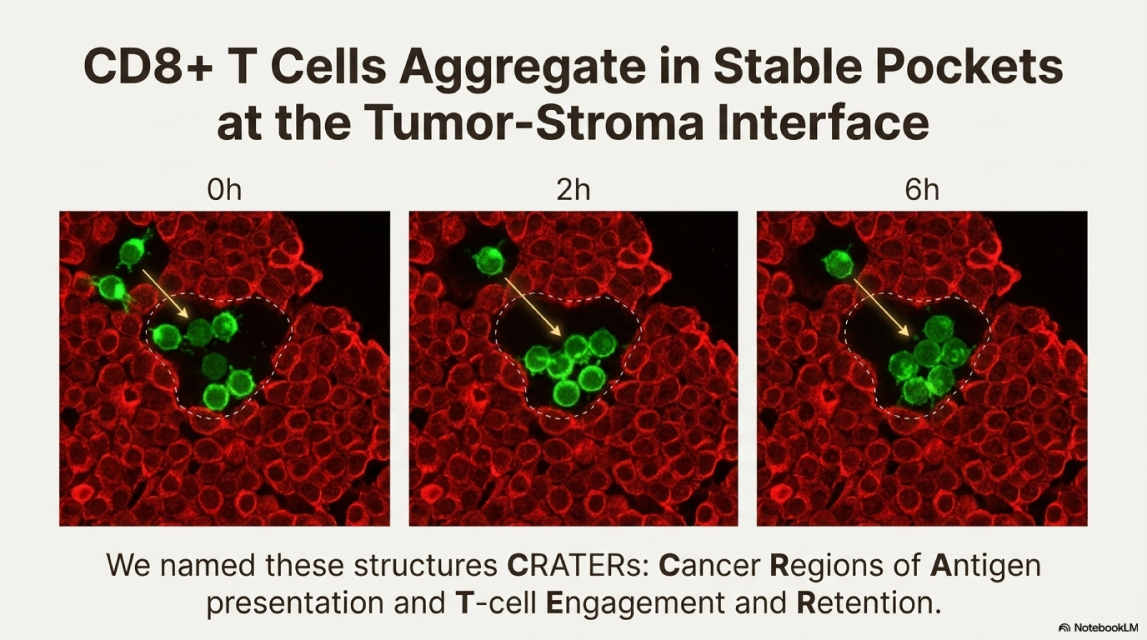
#> input picture tests/craters_pipeline_v2/page_004.png, 5734 x 3200 px, found by its file name (shown at 1/5 size)
$ python test_cv2_split.py
#> lines starting #> are read from the running program, lines starting #| are printed output that depends on the picture; after the words box and inside, x2 and y2 are one past the last pixel; in counts of white or black regions, pixels touching at a corner belong together
import cv2
import json
import os
import numpy as np

def test_split_figures():
    img_bgr = cv2.imread('tests/craters/page_004.png')
#> img_bgr is the input picture: shape (3200, 5734, 3); mean B, G, R 127.8, 134, 162.4

    # Let's say Surya gave us the massive bbox for fig_0:
    # Surya Bbox 0: Label=Figure, Bounds=[207, 1036, 5515, 2645]
    # And fig_1 (which is 3 text blocks):
    # Surya Bbox 1: Label=Table, Bounds=[1002, 872, 4714, 1029]

    # 1. Test splitting fig_0
    x1, y1, x2, y2 = 207, 1036, 5515, 2645
    crop = img_bgr[y1:y2, x1:x2]
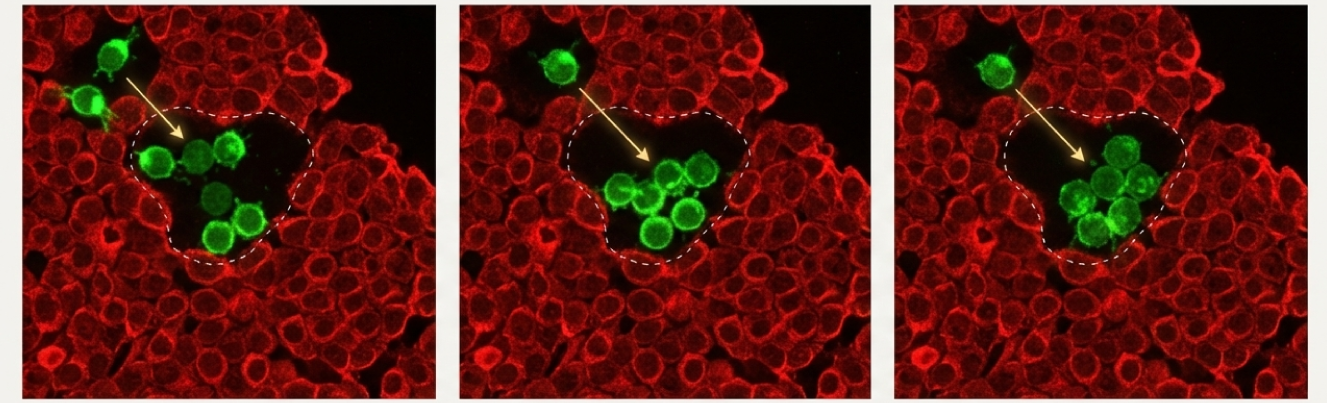
#> crop: shape (1609, 5308, 3) (shown at 1/4 size); mean B, G, R 26.2, 33.6, 92.5

    gray = cv2.cvtColor(crop, cv2.COLOR_BGR2GRAY)
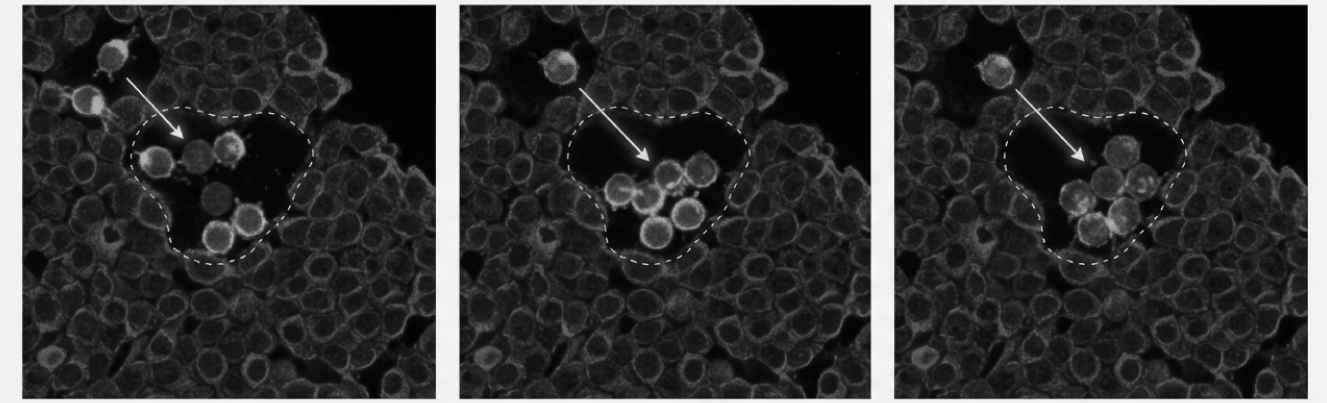
#> gray: shape (1609, 5308) (shown at 1/4 size); min 0, max 255, mean 50.3
    _, thresh = cv2.threshold(gray, 240, 255, cv2.THRESH_BINARY_INV)
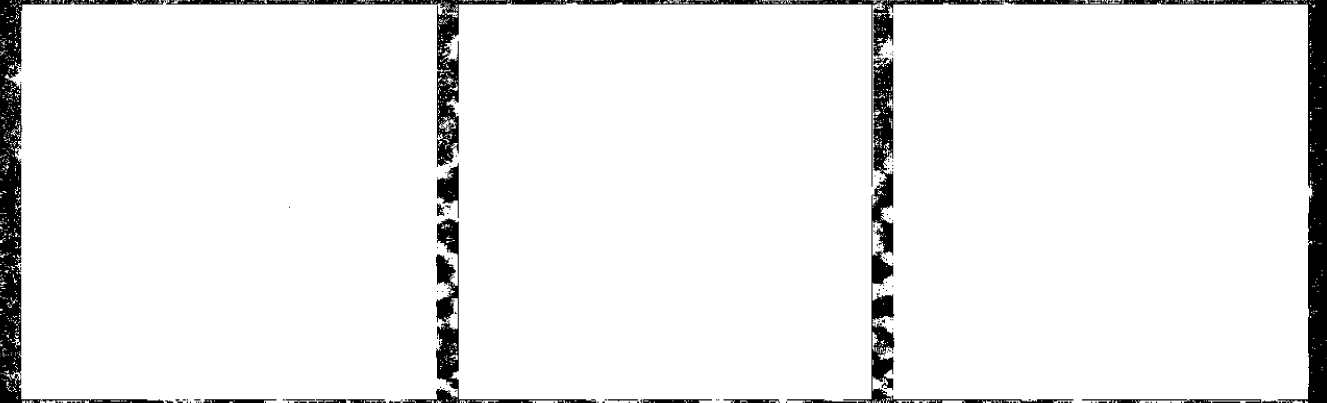
#> thresh: shape (1609, 5308) (shown at 1/4 size); 93.6% white; 157 black regions (71 under 20 px), largest, box (x1, y1, x2, y2) and area: (4019, 0, 5308, 1609) 137825, (0, 0, 664, 1609) 131642, (664, 0, 4015, 747) 104871

    # Morphological closing to group nearby pixels of the same figure
    kernel = np.ones((15, 15), np.uint8)
    closed = cv2.morphologyEx(thresh, cv2.MORPH_CLOSE, kernel)
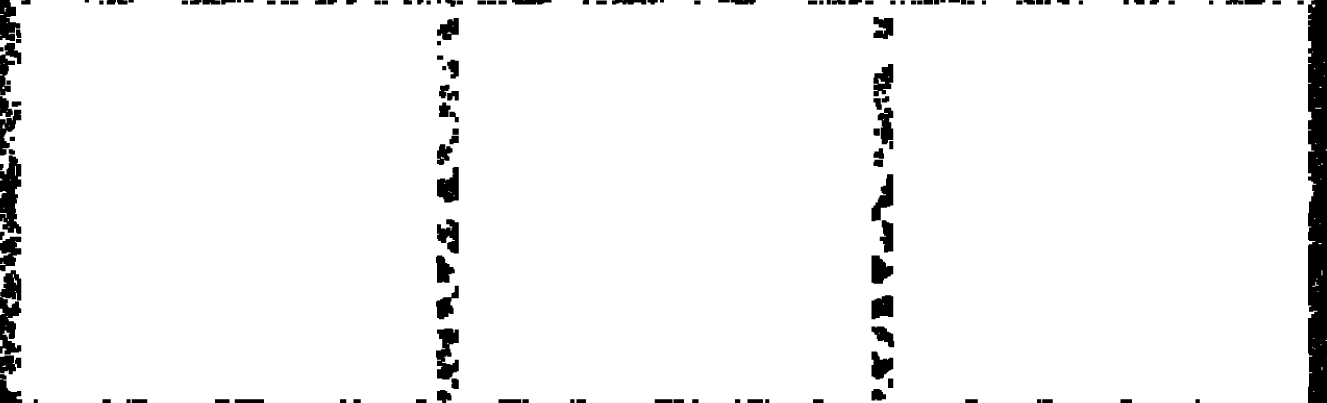
#> closed: shape (1609, 5308) (shown at 1/4 size); 95.6% white; 150 black regions

    contours, _ = cv2.findContours(closed, cv2.RETR_EXTERNAL, cv2.CHAIN_APPROX_SIMPLE)
#> contours = 65 contours, 37 with area under 20; largest, box (x1, y1, x2, y2) and area: (0, 0, 5270, 1609) 8287114, (0, 1002, 43, 1031) 458, (0, 764, 26, 793) 246, (0, 1235, 18, 1260) 225, (0, 1360, 10, 1385) 216

    print(f"Fig 0 contours found: {len(contours)}")
#| Fig 0 contours found: 65
    for i, c in enumerate(contours):
        cx, cy, cw, ch = cv2.boundingRect(c)
        if cw * ch > 1000: # Filter noise
            print(f"  sub-figure {i}: {[x1+cx, y1+cy, x1+cx+cw, y1+cy+ch]}")
#> this loop made 65 passes
#> (c, cx, cy, cw, ch) on passes 1, 2, 3, 5, 6, 7, 8, 9, 10: ([[5253, 1564], [5253, 1567], [5256, 1567], [5256, 1564]], 5253, 1564, 4, 4), ([[0, 1514], [0, 1517], [9, 1517], [9, 1514]], 0, 1514, 10, 4), ([[5286, 1468], [5286, 1480], [5289, 1480], [5289, 1468]], 5286, 1468, 4, 13), ([[5307, 1431], [5307, 1434]], 5307, 1431, 1, 4), ([[5257, 1393], [5257, 1396], [5260, 1396], [5260, 1393]], 5257, 1393, 4, 4), ([[5249, 1389], [5249, 1392], [5252, 1392], [5252, 1389]], 5249, 1389, 4, 4), ([[5282, 1377], [5282, 1380], [5285, 1380], [5285, 1377]], 5282, 1377, 4, 4), ([[5303, 1360], [5303, 1363], [5307, 1363], [5307, 1360]], 5303, 1360, 5, 4), ([[0, 1360], [0, 1384], [9, 1384], [9, 1360]], 0, 1360, 10, 25)
#> (cx, cy, cw, ch) on passes 4, 14, 17, 19, 22, 23: (10, 1460, 12, 8), (0, 1235, 18, 25), (5249, 1127, 25, 20), (56, 1114, 12, 25), (0, 1047, 22, 13), (0, 1002, 43, 29)
#|   sub-figure 22: [207, 2038, 250, 2067]
#|   sub-figure 64: [207, 1036, 5477, 2645]

    # 2. Test splitting fig_1
    x1, y1, x2, y2 = 1002, 872, 4714, 1029
    crop = img_bgr[y1:y2, x1:x2]
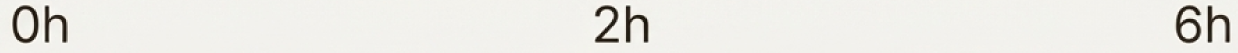
#> crop: shape (157, 3712, 3) (shown at 1/3 size); mean B, G, R 230, 234.7, 235.8

    gray = cv2.cvtColor(crop, cv2.COLOR_BGR2GRAY)
#> gray: shape (157, 3712)
    _, thresh = cv2.threshold(gray, 240, 255, cv2.THRESH_BINARY_INV)
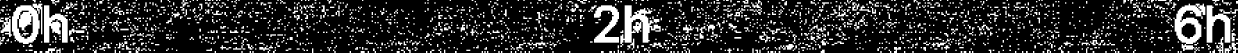
#> thresh: shape (157, 3712) (shown at 1/3 size); 17.6% white; 1750 white regions (760 under 20 px), largest, box (x1, y1, x2, y2) and area: (36, 11, 127, 132) 7086, (1861, 16, 1982, 149) 6770, (3520, 11, 3616, 157) 6460

    kernel = np.ones((10, 20), np.uint8) # expand horizontally more for text lines
    closed = cv2.morphologyEx(thresh, cv2.MORPH_CLOSE, kernel)
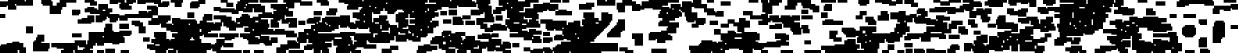
#> closed: shape (157, 3712) (shown at 1/3 size); 44.3% white; 144 white regions (47 under 20 px)

    contours, _ = cv2.findContours(closed, cv2.RETR_EXTERNAL, cv2.CHAIN_APPROX_SIMPLE)
#> contours = 144 contours, 71 with area under 20; largest, box (x1, y1, x2, y2) and area: (1066, 0, 3712, 157) 184148, (0, 0, 787, 157) 58202, (599, 0, 1087, 157) 17740, (1450, 0, 1529, 83) 2120, (1116, 25, 1212, 83) 1548
    print(f"\nFig 1 (Table/Text) contours found: {len(contours)}")
#| Fig 1 (Table/Text) contours found: 144
    for i, c in enumerate(contours):
        cx, cy, cw, ch = cv2.boundingRect(c)
        if cw * ch > 500: # Filter noise
            print(f"  sub-block {i}: {[x1+cx, y1+cy, x1+cx+cw, y1+cy+ch]}")
#> this loop made 144 passes
#> (c, cx, cy, cw, ch) on passes 1 to 9: ([[3454, 154], [3454, 156], [3458, 156], [3458, 154]], 3454, 154, 5, 3), ([[3234, 154], [3234, 156], [3237, 156], [3237, 154]], 3234, 154, 4, 3), ([[2133, 154], [2133, 156], [2136, 156], [2136, 154]], 2133, 154, 4, 3), ([[1708, 154], [1708, 156], [1711, 156], [1711, 154]], 1708, 154, 4, 3), ([[1658, 154], [1658, 156], [1661, 156], [1661, 154]], 1658, 154, 4, 3), ([[1629, 154], [1629, 156], [1632, 156], [1632, 154]], 1629, 154, 4, 3), ([[1050, 154], [1050, 156], [1053, 156], [1053, 154]], 1050, 154, 4, 3), ([[3496, 150], [3496, 156], [3512, 156], [3512, 150]], 3496, 150, 17, 7), ([[1400, 150], [1400, 156], [1411, 156], [1411, 150]], 1400, 150, 12, 7)
#> (cx, cy, cw, ch) on passes 14, 15, 16, 18, 19, 21: (3317, 146, 42, 11), (2258, 146, 25, 11), (2175, 146, 54, 11), (620, 146, 29, 11), (499, 146, 21, 11), (1446, 142, 62, 15)
#|   sub-block 15: [3177, 1018, 3231, 1029]
#|   sub-block 20: [2448, 1014, 2510, 1029]
#|   sub-block 28: [3969, 1005, 4106, 1029]
#|   sub-block 39: [1977, 993, 2014, 1029]
#|   sub-block 42: [1860, 989, 1943, 1029]
#|   sub-block 48: [4365, 980, 4411, 1029]
#|   sub-block 83: [1956, 947, 2114, 972]
#|   sub-block 101: [2218, 914, 2247, 947]
#> (further printed lines are left out)

if __name__ == '__main__':
    test_split_figures()

$ run again, with tests/craters_pipeline_v2/page_002.png copied over tests/craters_pipeline_v2/page_004.png
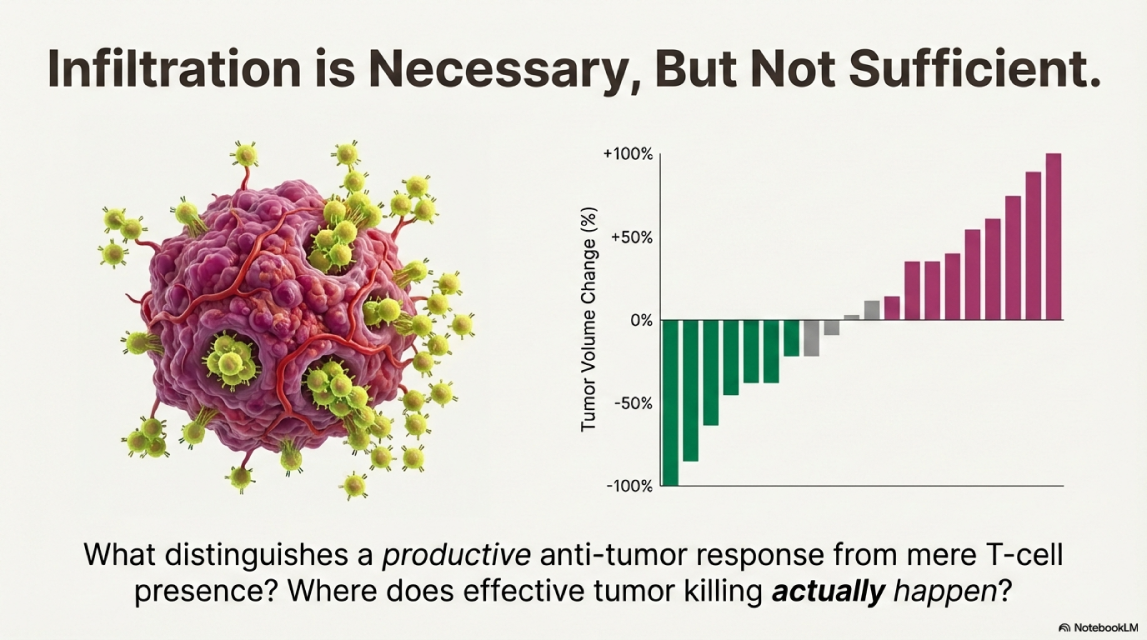
#> input picture tests/craters_pipeline_v2/page_002.png, 5734 x 3200 px, found by its file name (shown at 1/5 size)
#> in test_split_figures, img_bgr is the input picture: shape (3200, 5734, 3); mean B, G, R 208.8, 215, 221
#> in test_split_figures, `_, thresh = cv2.threshold(gray, 240, 255, cv2.THRESH_BINARY_INV)`:
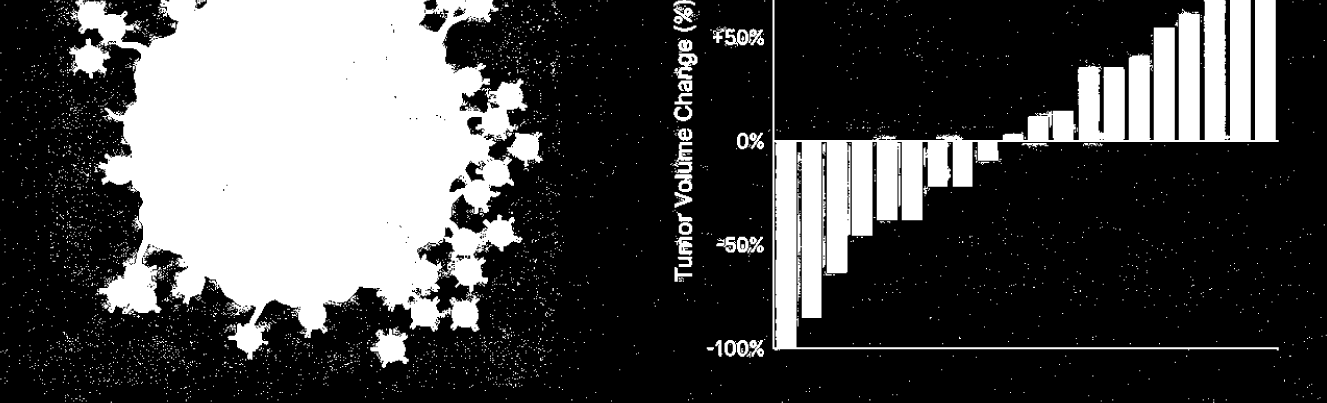
#> thresh: shape (1609, 5308) (shown at 1/4 size); 30% white; 3112 white regions (1772 under 20 px), largest, box (x1, y1, x2, y2) and area: (276, 0, 2110, 1439) 1732081, (3090, 0, 5115, 1402) 658882, (1481, 1306, 1635, 1472) 14148
#> in test_split_figures, `contours, _ = cv2.findContours(closed, cv2.RETR_EXTERNAL, cv2.CHAIN_AP..`: contours = 1713 contours, 1293 with area under 20; largest, box (x1, y1, x2, y2) and area: (226, 0, 2173, 1460) 1875702, (3073, 0, 5115, 1402) 729706, (2694, 152, 2790, 489) 17318, (2681, 506, 2769, 847) 16556, (1468, 1306, 1656, 1472) 16414
#| Fig 0 contours found: 1713
#> the loop in test_split_figures, `for i, c in enumerate(contours):` made 1713 passes
#> (c, cx, cy, cw, ch) on passes 1 to 3: ([[3127, 1606], [3127, 1608], [3130, 1608], [3130, 1606]], 3127, 1606, 4, 3), ([[443, 1606], [443, 1608], [446, 1608], [446, 1606]], 443, 1606, 4, 3), ([[4403, 1602], [4403, 1608], [4406, 1608], [4406, 1602]], 4403, 1602, 4, 7)
#> (printed output is left out)
#> in test_split_figures, `closed = cv2.morphologyEx(thresh, cv2.MORPH_CLOSE, kernel)`:
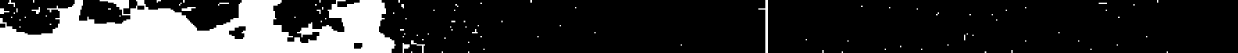
#> closed: shape (157, 3712) (shown at 1/3 size); 21.4% white; 99 white regions (51 under 20 px)
#> in test_split_figures, `contours, _ = cv2.findContours(closed, cv2.RETR_EXTERNAL, cv2.CHAIN_AP..`: contours = 99 contours, 70 with area under 20; largest, box (x1, y1, x2, y2) and area: (0, 0, 1187, 157) 119257, (2275, 0, 2304, 157) 1156, (545, 21, 587, 33) 280, (1208, 129, 1229, 157) 270, (1233, 121, 1275, 157) 258
#| Fig 1 (Table/Text) contours found: 99
#> the loop in test_split_figures, `for i, c in enumerate(contours):` made 99 passes
#> (c, cx, cy, cw, ch) on passes 1 to 6: ([[3500, 154], [3500, 156], [3503, 156], [3503, 154]], 3500, 154, 4, 3), ([[2954, 154], [2954, 156], [2958, 156], [2958, 154]], 2954, 154, 5, 3), ([[2525, 154], [2525, 156], [2528, 156], [2528, 154]], 2525, 154, 4, 3), ([[1404, 154], [1404, 156], [1407, 156], [1407, 154]], 1404, 154, 4, 3), ([[1325, 154], [1325, 156], [1328, 156], [1328, 154]], 1325, 154, 4, 3), ([[1233, 154], [1233, 156], [1236, 156], [1236, 154]], 1233, 154, 4, 3)
#> (printed output is left out)

$ run again, with tests/craters_pipeline_v2/page_003.png copied over tests/craters_pipeline_v2/page_004.png
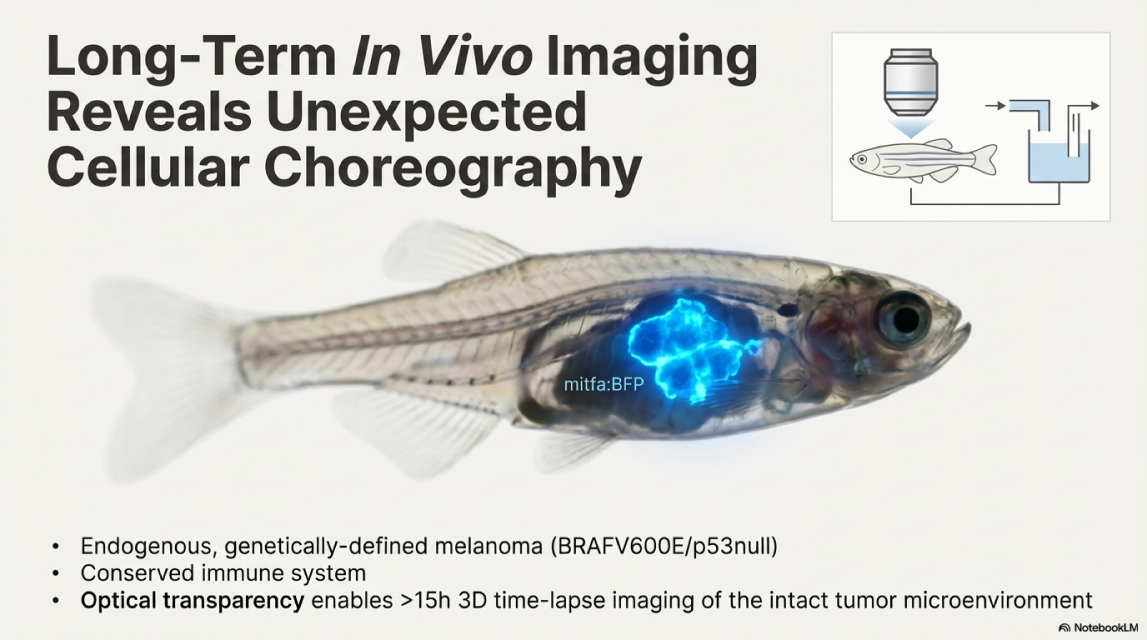
#> input picture tests/craters_pipeline_v2/page_003.png, 5734 x 3200 px, found by its file name (shown at 1/5 size)
#> in test_split_figures, img_bgr is the input picture: shape (3200, 5734, 3); mean B, G, R 210.9, 213.7, 212.2
#> in test_split_figures, `_, thresh = cv2.threshold(gray, 240, 255, cv2.THRESH_BINARY_INV)`:
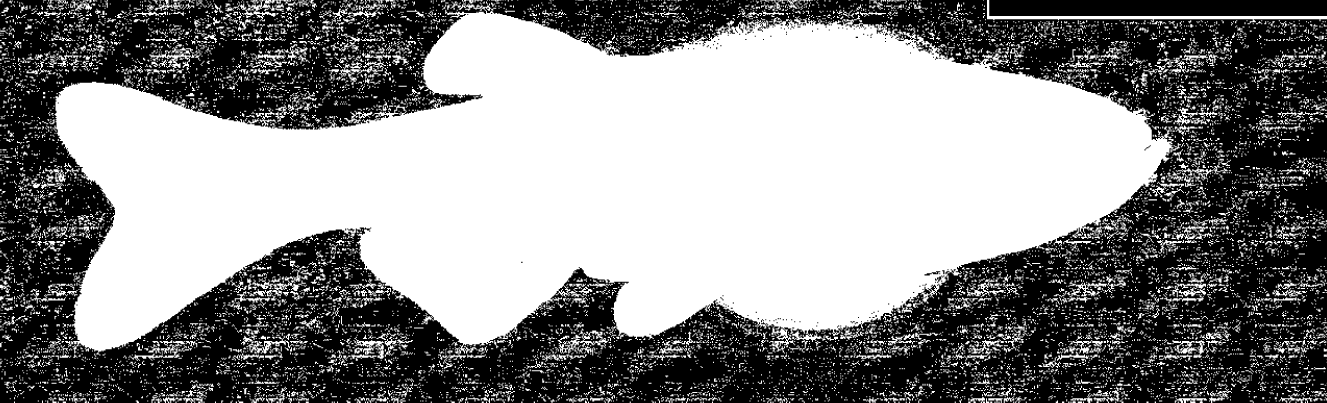
#> thresh: shape (1609, 5308) (shown at 1/4 size); 54% white; 224 black regions (101 under 20 px), largest, box (x1, y1, x2, y2) and area: (0, 0, 5308, 1609) 3836302, (3957, 0, 5308, 64) 86464, (3698, 1085, 3761, 1102) 425
#> in test_split_figures, `contours, _ = cv2.findContours(closed, cv2.RETR_EXTERNAL, cv2.CHAIN_AP..`: contours = 487 contours, 218 with area under 20; largest, box (x1, y1, x2, y2) and area: (0, 0, 5308, 1609) 6664311, (4528, 1222, 5308, 1609) 148590, (4932, 797, 5308, 1060) 31855, (4961, 1035, 5308, 1268) 30680, (2606, 1497, 2940, 1609) 14425
#| Fig 0 contours found: 487
#> the loop in test_split_figures, `for i, c in enumerate(contours):` made 487 passes
#> (c, cx, cy, cw, ch) on passes 1 to 3: ([[4586, 1606], [4586, 1608], [4593, 1608], [4593, 1606]], 4586, 1606, 8, 3), ([[860, 1606], [860, 1608], [863, 1608], [863, 1606]], 860, 1606, 4, 3), ([[5061, 1602], [5061, 1608], [5077, 1608], [5077, 1602]], 5061, 1602, 17, 7)
#> (printed output is left out)
#> in test_split_figures, `closed = cv2.morphologyEx(thresh, cv2.MORPH_CLOSE, kernel)`:
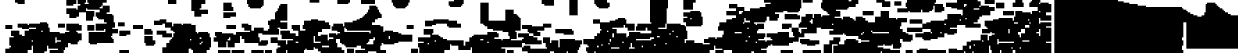
#> closed: shape (157, 3712) (shown at 1/3 size); 43.9% white; 98 white regions (34 under 20 px)
#> in test_split_figures, `contours, _ = cv2.findContours(closed, cv2.RETR_EXTERNAL, cv2.CHAIN_AP..`: contours = 96 contours, 42 with area under 20; largest, box (x1, y1, x2, y2) and area: (0, 0, 1954, 157) 184707, (2504, 0, 3113, 157) 30902, (1975, 0, 2312, 133) 19485, (2262, 0, 2488, 125) 8790, (3354, 0, 3712, 50) 8151
#| Fig 1 (Table/Text) contours found: 96
#> the loop in test_split_figures, `for i, c in enumerate(contours):` made 96 passes
#> (c, cx, cy, cw, ch) on passes 1 to 6: ([[2917, 154], [2917, 156], [2920, 156], [2920, 154]], 2917, 154, 4, 3), ([[2892, 154], [2892, 156], [2895, 156], [2895, 154]], 2892, 154, 4, 3), ([[2642, 154], [2642, 156], [2645, 156], [2645, 154]], 2642, 154, 4, 3), ([[2254, 154], [2254, 156], [2261, 156], [2261, 154]], 2254, 154, 8, 3), ([[1783, 154], [1783, 156], [1786, 156], [1786, 154]], 1783, 154, 4, 3), ([[1700, 154], [1700, 156], [1703, 156], [1703, 154]], 1700, 154, 4, 3)
#> (printed output is left out)
